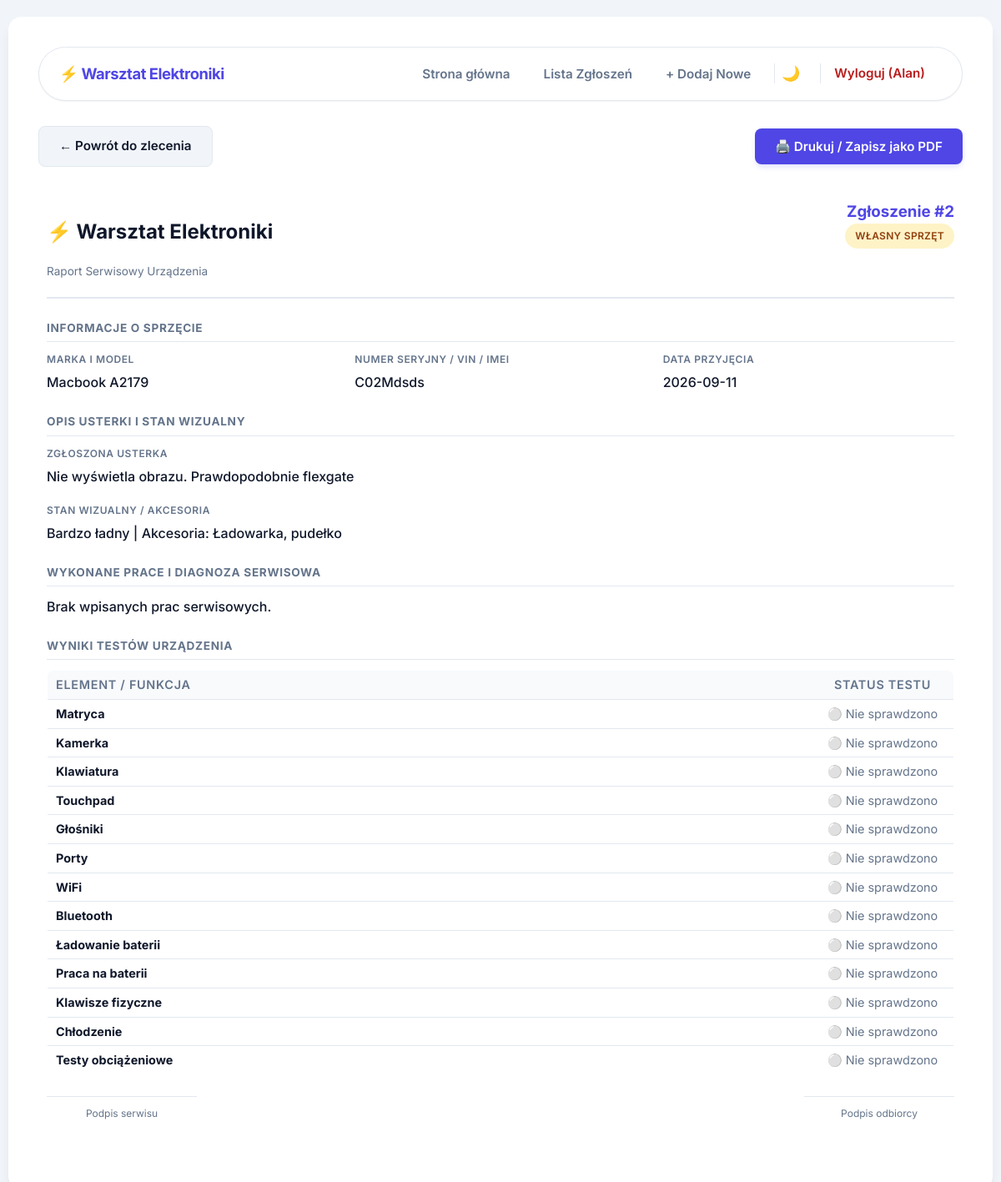
Page /raport.php?id=2 (signed in) on the committed database.
### tables this page shows
CREATE TABLE `zlecenia` (
  `id` int(11) NOT NULL,
  `orderType` varchar(20) DEFAULT NULL,
  `clientName` varchar(100) DEFAULT NULL,
  `clientPhone` varchar(20) DEFAULT NULL,
  `clientEmail` varchar(100) DEFAULT NULL,
  `price` decimal(10,2) DEFAULT NULL,
  `purchasePrice` decimal(10,2) DEFAULT NULL,
  `additionalCost` decimal(10,2) DEFAULT NULL,
  `purchaseSource` varchar(100) DEFAULT NULL,
  `deviceCategory` varchar(100) DEFAULT NULL,
  `deviceBrandModel` varchar(255) DEFAULT NULL,
  `serialNumber` varchar(100) DEFAULT NULL,
  `accessories` varchar(255) DEFAULT NULL,
  `visualCondition` text DEFAULT NULL,
  `faultDescription` text DEFAULT NULL,
  `initialStatus` varchar(50) DEFAULT NULL,
  `created_at` timestamp NOT NULL DEFAULT current_timestamp(),
  `admissionDate` date DEFAULT NULL,
  `repairNotes` text DEFAULT NULL,
  `lockCode` varchar(50) DEFAULT NULL,
  `salePrice` decimal(10,2) DEFAULT NULL,
  `saleDate` date DEFAULT NULL
);

### raport.php (the view, shortened to what this page needs)
<?php
require_once 'db.php';
$id = $_GET['id'] ?? null;
try {
    $stmt = $pdo->prepare("SELECT * FROM zlecenia WHERE id = :id");
    $stmt->execute([':id' => $id]);
    $dane = $stmt->fetch(PDO::FETCH_ASSOC);
} catch(PDOException $e) {
    die("Błąd bazy danych: " . $e->getMessage());
}
$kategorieTestow = array(
    'Laptop / Komputer' => array(
        'matryca' => 'Matryca',
        'kamerka' => 'Kamerka',
        'klawiatura' => 'Klawiatura',
        'touchpad' => 'Touchpad',
        'glosniki' => 'Głośniki',
        'porty' => 'Porty',
        'wifi' => 'WiFi',
        'bluetooth' => 'Bluetooth',
        'ladowanie_baterii' => 'Ładowanie baterii',
        'praca_na_baterii' => 'Praca na baterii',
        'klawisze_fizyczne' => 'Klawisze fizyczne',
        'chlodzenie' => 'Chłodzenie',
        'testy_obciazeniowe' => 'Testy obciążeniowe'
    ),
    'Smartfon / Tablet' => array(
        'wyswietlacz' => 'Wyświetlacz',
        'dotyk' => 'Dotyk',
        'glosniki' => 'Głośniki',
        'mikrofony' => 'Mikrofony',
        'kamery' => 'Kamery',
        'wifi' => 'WiFi',
        'bluetooth' => 'Bluetooth',
        'zasieg_gsm' => 'Zasięg GSM',
        'ladowanie_baterii' => 'Ładowanie baterii',
        'komunikacja_usb' => 'Komunikacja USB',
        'dzialanie_na_baterii' => 'Działanie na baterii',
        'biometria' => 'Biometria',
        'karta_sd' => 'Karta SD',
        'przyciski_fizyczne' => 'Przyciski fizyczne'
    ),
    'Audio / Wzmacniacz' => array(
        'wejscia_sygnalowe' => 'Wejścia sygnałowe',
        'wyjscia_glosnikow' => 'Wyjścia głośników',
        'potencjometry' => 'Potencjometry',
        'przyciski_fizyczne' => 'Przyciski fizyczne',
        'radio_fm' => 'Radio FM'
    ),
    'Konsola' => array(
        'naped_cd' => 'Napęd CD',
        'porty_usb' => 'Porty USB',
        'hdmi' => 'HDMI',
        'rozdzielczosci' => 'Rozdzielczości',
        'chlodzenie' => 'Chłodzenie',
        'komunikacja_z_padem' => 'Komunikacja z padem',
        'wifi' => 'WiFi',
        'bluetooth' => 'Bluetooth',
        'lan' => 'LAN',
        'obciazenie' => 'Obciążenie'
    ),
    'Inne' => array(
        'zasilanie' => 'Zasilanie',
        'komunikacja' => 'Komunikacja',
        'ogolna_poprawnosc' => 'Ogólna poprawność działania'
    )
);
$kategoria = $dane['deviceCategory'] ?? 'Inne';
$dostepneTesty = $kategorieTestow[$kategoria] ?? $kategorieTestow['Inne'];
require_once 'header.php';
?>
<div class="no-print" style="margin-bottom: 20px; display: flex; justify-content: space-between; align-items: center;">
    <a href="obsluga.php?id=<?php echo htmlspecialchars($id); ?>" class="btn btn-secondary">← Powrót do zlecenia</a>
    <button onclick="window.print()" class="btn btn-primary">🖨️ Drukuj / Zapisz jako PDF</button>
</div>
<div class="report-container">
    <div class="report-header">
        <div class="report-title">
            <h2>⚡ Warsztat Elektroniki</h2>
            <p style="margin: 0; color: var(--text-muted); font-size: 0.85rem;">Raport Serwisowy Urządzenia</p>
        </div>
        <div style="text-align: right;">
            <h3 style="margin: 0; color: var(--accent-color);">Zgłoszenie #<?php echo htmlspecialchars($dane['id']); ?></h3>
            <span class="badge <?php echo ($dane['orderType'] === 'client') ? 'badge-client' : 'badge-own'; ?>">
                <?php echo ($dane['orderType'] === 'client') ? 'Zlecenie Klienta' : 'Własny Sprzęt'; ?>
            </span>
        </div>
    </div>
    <div class="report-section">
        <h4>Informacje o Sprzęcie</h4>
        <div class="info-grid">
            <div class="info-item"><label>Marka i Model</label><span><?php echo htmlspecialchars($dane['deviceBrandModel']); ?></span></div>
            <div class="info-item"><label>Numer Seryjny / VIN / IMEI</label><span><?php echo htmlspecialchars($dane['serialNumber'] ?: 'Brak'); ?></span></div>
            <div class="info-item"><label>Data przyjęcia</label><span><?php echo htmlspecialchars($dane['admissionDate']); ?></span></div>
        </div>
    </div>
    <div class="report-section">
        <h4>Opis Usterki i Stan Wizualny</h4>
        <div class="info-grid">
            <div class="info-item info-item-full"><label>Zgłoszona usterka</label><span><?php echo nl2br(htmlspecialchars($dane['faultDescription'] ?: 'Brak')); ?></span></div>
            <div class="info-item info-item-full"><label>Stan wizualny / Akcesoria</label><span><?php echo htmlspecialchars(($dane['visualCondition'] ?: 'Brak') . ' | Akcesoria: ' . ($dane['accessories'] ?: 'Brak')); ?></span></div>
        </div>
    </div>
    <div class="report-section">
        <h4>Wykonane Prace i Diagnoza Serwisowa</h4>
        <div class="info-grid">
            <div class="info-item info-item-full">
                <span style="white-space: pre-line;"><?php echo htmlspecialchars($dane['repairNotes'] ?: 'Brak wpisanych prac serwisowych.'); ?></span>
            </div>
        </div>
    </div>
    <div class="report-section">
        <h4>Wyniki Testów Urządzenia</h4>
        <table class="parts-table report-test-table">
            <thead>
                <tr>
                    <th>Element / Funkcja</th>
                    <th style="width: 150px; text-align: center;">Status testu</th>
                </tr>
            </thead>
            <tbody>
                <?php foreach ($dostepneTesty as $klucz => $nazwa):
                    $statusTekst = '⚪ Nie sprawdzono';
                    $statusStyl = 'color: var(--text-muted);';
                ?>
                    <tr>
                        <td><b><?php echo htmlspecialchars($nazwa); ?></b></td>
                        <td style="text-align: center; <?php echo $statusStyl; ?>"><?php echo $statusTekst; ?></td>
                    </tr>
                <?php endforeach; ?>
            </tbody>
        </table>
    </div>
    <div class="report-section report-signatures" style="margin-top: 25px; display: flex; justify-content: space-between;">
        <div style="text-align: center; width: 180px; border-top: 1px solid var(--border-color); padding-top: 6px;">
            <span style="font-size: 0.75rem; color: var(--text-muted);">Podpis serwisu</span>
        </div>
        <div style="text-align: center; width: 180px; border-top: 1px solid var(--border-color); padding-top: 6px;">
            <span style="font-size: 0.75rem; color: var(--text-muted);">Podpis odbiorcy</span>
        </div>
    </div>
</div>
<?php require_once 'footer.php';?>

### style.css (style rules this page uses)
:root { --bg-color: #f1f5f9; --card-bg: #ffffff; --text-color: #0f172a; --text-muted: #64748b; --border-color: #e2e8f0; --accent-color: #4f46e5; --accent-hover: #4338ca; --success-bg: #dcfce7; --success-color: #15803d; --error-bg: #fee2e2; --error-color: #b91c1c; --input-bg: #f8fafc; --nav-hover-bg: #e0e7ff; --btn-sec-bg: #f1f5f9; --btn-sec-hover: #e2e8f0; --container-border: rgba(255, 255, 255, 0.5); --shadow-sm: 0 1px 2px 0 rgb(0 0 0 / 0.05); --shadow-md: 0 4px 6px -1px rgb(0 0 0 / 0.1), 0 2px 4px -2px rgb(0 0 0 / 0.1); --shadow-lg: 0 10px 15px -3px rgb(0 0 0 / 0.08), 0 4px 6px -4px rgb(0 0 0 / 0.04); --radius-md: 8px; --radius-lg: 12px; --radius-xl: 16px; --transition: all 0.2s ease-in-out; }
body { font-family: 'Inter', sans-serif; background-color: var(--bg-color); color: var(--text-color); margin: 0; padding: 20px 10px; line-height: 1.5; transition: background-color 0.3s ease, color 0.3s ease; }
label { font-size: 0.8rem; font-weight: 600; color: var(--text-muted); margin-bottom: 8px; text-transform: uppercase; letter-spacing: 0.05em; }
.btn { text-decoration: none; padding: 12px 24px; border: none; border-radius: var(--radius-md); font-weight: 600; cursor: pointer; transition: var(--transition); font-size: 0.95rem; font-family: inherit; display: inline-flex; align-items: center; justify-content: center; gap: 8px; }
.btn-primary { background-color: var(--accent-color); color: white; box-shadow: 0 4px 6px -1px rgba(99, 102, 241, 0.2); }
.btn-secondary { background-color: var(--btn-sec-bg); color: var(--text-color); border: 1px solid var(--border-color); }
.info-grid { display: grid; grid-template-columns: repeat(auto-fit, minmax(220px, 1fr)); gap: 20px; }
.info-item label { display: block; font-size: 0.75rem; text-transform: uppercase; letter-spacing: 0.05em; color: var(--text-muted); margin-bottom: 6px; font-weight: 600; }
.info-item span { font-size: 1rem; color: var(--text-color); font-weight: 500; word-break: break-word; }
table { width: 100%; border-collapse: collapse; }
th, td { padding: 16px 20px; text-align: left; border-bottom: 1px solid var(--border-color); font-size: 0.95rem; }
th { background-color: var(--input-bg); color: var(--text-muted); font-weight: 600; text-transform: uppercase; font-size: 0.75rem; letter-spacing: 0.05em; white-space: nowrap; }
tbody tr { transition: var(--transition); }
tr:last-child td { border-bottom: none; }
.badge { display: inline-flex; align-items: center; padding: 6px 12px; border-radius: 9999px; font-size: 0.75rem; font-weight: 600; letter-spacing: 0.025em; text-transform: uppercase; }
.badge-own { background-color: #fef3c7; color: #92400e; }
.parts-table { width: 100%; margin-bottom: 20px; border-collapse: collapse; background: var(--card-bg); border-radius: var(--radius-md); overflow: hidden; border: 1px solid var(--border-color); }
.parts-table th, .parts-table td { padding: 12px 16px; border-bottom: 1px solid var(--border-color); font-size: 0.95rem; text-align: left; }
.parts-table th { background-color: var(--input-bg); color: var(--text-muted); font-weight: 600; }
.info-item-full { grid-column: 1 / -1; }
.report-container { background: var(--card-bg); color: var(--text-color); padding: 20px 10px; }
.report-header { display: flex; justify-content: space-between; align-items: flex-start; border-bottom: 2px solid var(--border-color); padding-bottom: 20px; margin-bottom: 25px; }
.report-section { margin-bottom: 25px; }
.report-section h4 { border-bottom: 1px solid var(--border-color); padding-bottom: 6px; margin-bottom: 12px; text-transform: uppercase; font-size: 0.85rem; color: var(--text-muted); letter-spacing: 0.05em; }
.report-test-table th, .report-test-table td { padding: 6px 10px; font-size: 0.9rem; }

### rows in the picture
zlecenia: id "2", deviceBrandModel "Macbook A2179", serialNumber "C02Mdsds", admissionDate "2026-09-11", faultDescription "Nie wyświetla obrazu. Prawdopodobnie flexgate", visualCondition+accessories "Bardzo ładny | Akcesoria: Ładowarka, pudełko", repairNotes "Brak wpisanych prac serwisowych.", deviceCategory "Matryca", deviceCategory "Kamerka", deviceCategory "Klawiatura", deviceCategory "Touchpad", deviceCategory "Głośniki", deviceCategory "Porty", deviceCategory "WiFi", deviceCategory "Bluetooth", deviceCategory "Ładowanie baterii", deviceCategory "Praca na baterii", deviceCategory "Klawisze fizyczne", deviceCategory "Chłodzenie", deviceCategory "Testy obciążeniowe"

### other values in the picture
$_SESSION['user_login'] "Alan"
$statusTekst "⚪ Nie sprawdzono"
